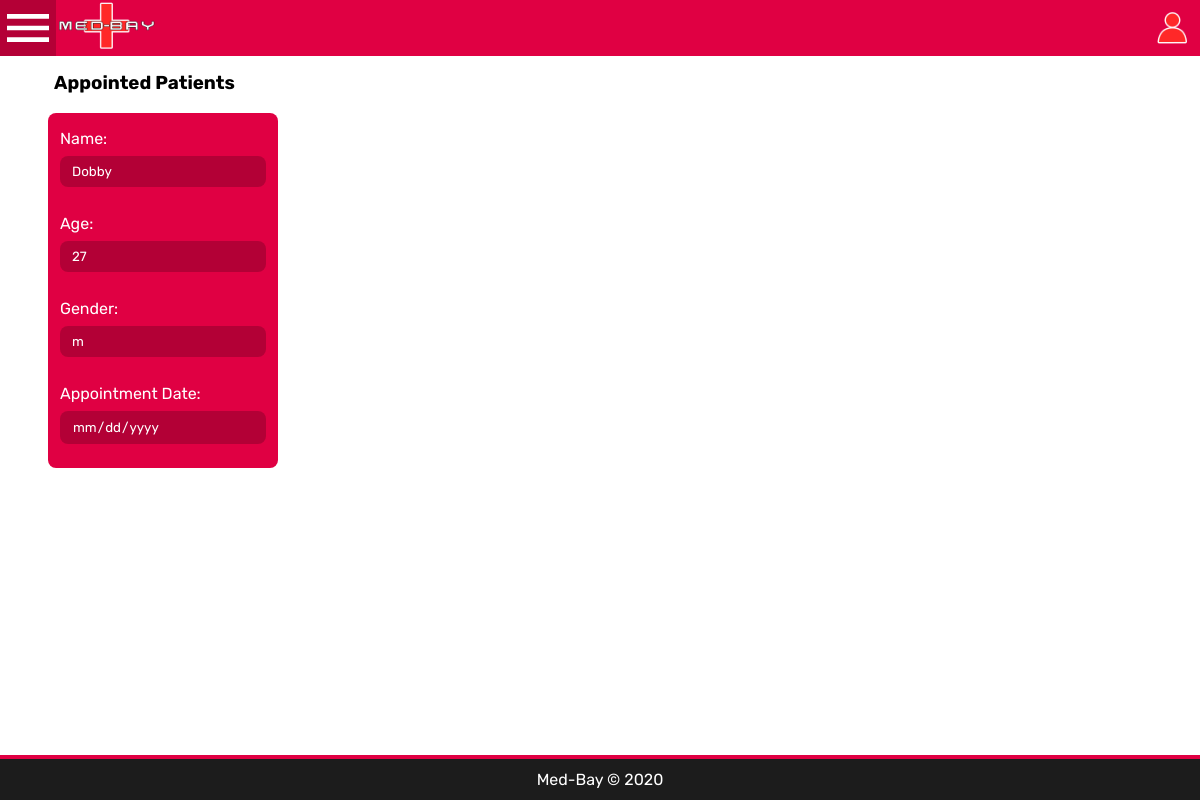
The app's page /doctor/ (signed in) with its own data.
### patients/models.py (models this page shows, shortened)
class Cases(models.Model):
    states = (("e", "Emergency"), ("n", "Normal"), ("c", "Checkup"))
    status_options = (("t", "ToDo"), ("i", "in progress"), ("d", "done"))
    doctor = models.ForeignKey(Doctor, on_delete=models.SET_NULL, null=True)
    patient = models.ForeignKey(Patient, on_delete=models.SET_NULL, null=True)
    desc = models.TextField()
    appointed_date = models.DateTimeField("appointment date")
    state = models.CharField(max_length=3, choices=states)
    status = models.CharField(max_length=3, choices=status_options)
    def __str__(self):
        return f'case_id: {self.id}'

class Patient(models.Model):
    blood_types = (("A+", "A+"), ("B+", "B+"), ("O+", "O+"), ("AB+", "AB+"),
                   ("A-", "A-"), ("B-", "B+"), ("O-", "O+"), ("AB-", "AB-"))
    gender_list = (("m", "male"), ("f", "female"), ("t", "trans"))
    name = models.CharField(max_length=100)
    age = models.IntegerField()
    gender = models.CharField(max_length=20, choices=gender_list)
    blood_type = models.CharField(max_length=5, choices=blood_types)
    email = models.EmailField()
    phone = models.CharField(max_length=10, default=None)

### doctors/views.py (the view)
# urls.py: path("", views.appointment, name="appointments")
@login_required()
def appointment(request):
    user = User.objects.filter(username=request.user)[0]
    if user.staff.role != "d":
        return HttpResponseForbidden(HttpResponse("<h1>Only for doctors</h1>"))
    cases = user.staff.doctor.cases_set.filter(status="t")
    print(cases)
    return render(request, 'doctors/appointments.html', context={"cases": cases})

### doctors/templates/doctors/appointments.html (shortened to what this page needs)
{%extends "template.html" %}
{%block body %}
{% for case in cases %}
<div class="patient-container-root">
    <h3 id="patient-list-title">Appointed Patients</h3><br>
    <div class="patient-list-container">
        <div class="patient-container" onclick="showPatientFull({{case.id}})">
            <label class="patient-detail-label" class="patient-detail-label" onclick="showPatientFull({{case.id}})">Name: </label>
            <input class="patient-detail" id="name" type="text" value="{{case.patient.name}}" readonly><br>
            <label class="patient-detail-label" onclick="showPatientFull({{case.id}})">Age: </label>
            <input class="patient-detail" id="age" type="text" value="{{case.patient.age}}" pattern="[0-9]+" readonly><br>
            <label class="patient-detail-label" onclick="showPatientFull({{case.id}})">Gender: </label>
            <input class="patient-detail" id="gender" type="text" value="{{case.patient.gender}}" size="1" readonly><br>
            <label class="patient-detail-label" onclick="showPatientFull({{case.id}})">Appointment Date: </label>
            <input class="patient-detail" id="date" type="date" value="{{case.appointed_date}}" onclick="showPatientFull({{case.id}})" readonly>
        </div>
    </div>
</div>
{% endfor %}
{% endblock %}

### admins/static/style.css (style rules this page uses)
:root { --header-height: 7vh; }
body { margin: 0; height: 100%; color: white; font-family: 'Rubik'; background-color: white; }
.patient-container-root { margin: auto; width: 95%; height: 100%; }
#patient-list-title { color: black; margin: 2vh 2vw -2vh 2vw; }
.patient-list-container { display: flex; flex-wrap: wrap; }
.patient-container { display: grid; background-color: #E00043; border-radius: 8px; padding: 2vh 1vw 2vh 1vw; grid-gap: 0px; margin: 2vh 1.5vw 2vh 1.5vw; cursor: pointer; transition: all 0.3s; }
.patient-detail-label { cursor: pointer; width: 95%; }
.patient-detail { background-color: RGBA(0, 0, 0, 0.2); border-style: none; padding: 1vh 1vw 1vh 1vw; margin: 1vh 0 1vh 0; color: white; font-family: 'Rubik'; border-radius: 8px; -webkit-appearance: none; -moz-appearance: textfield; transition: all 0.25s; }

### records on screen
Cases: patient.name "Dobby", patient.age "27", patient.gender "m"
